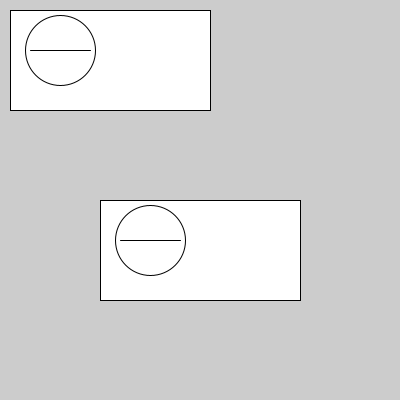
Frame 1 (no input)
Frame 60 (the mouse pressed at the canvas centre just before this capture): identical to frame 1, image omitted
Frame 120 (the mouse held since frame 60 and released just before this capture): identical to frame 1, image omitted

The Processing sketch that drew this single still picture (run headless with seeded random() and noise(); from frame 60 on, the mouse is pressed at the canvas centre):

// Processing sketch: mehods
// ── mehods.pde
void setup(){
 size(400,400);
 
}
void draw(){
 drawObject(100,200);
 drawObject(10,10);
}

void drawObject(int x,int y){
 rect(x,y,200,100);
 ellipse(x+50,y+40,70,70);
 line(x+20,y+40,x+80,y+40);
}
